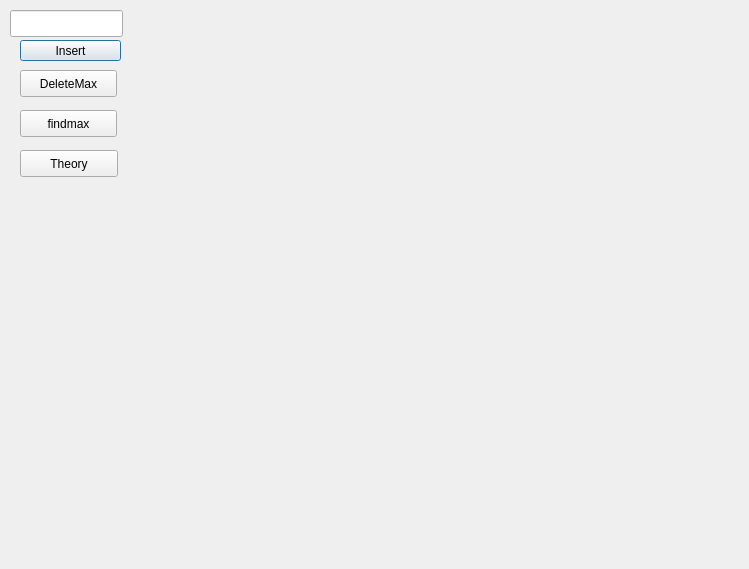
<?xml version="1.0" encoding="UTF-8"?>
<ui version="4.0">
 <class>heapDialog</class>
 <widget class="QDialog" name="heapDialog">
  <property name="geometry">
   <rect>
    <x>0</x>
    <y>0</y>
    <width>749</width>
    <height>569</height>
   </rect>
  </property>
  <property name="windowTitle">
   <string>Dialog</string>
  </property>
  <widget class="QPushButton" name="pushButton">
   <property name="geometry">
    <rect>
     <x>20</x>
     <y>40</y>
     <width>101</width>
     <height>21</height>
    </rect>
   </property>
   <property name="text">
    <string>Insert</string>
   </property>
  </widget>
  <widget class="QPushButton" name="pushButton_2">
   <property name="geometry">
    <rect>
     <x>20</x>
     <y>70</y>
     <width>97</width>
     <height>27</height>
    </rect>
   </property>
   <property name="text">
    <string>DeleteMax</string>
   </property>
  </widget>
  <widget class="QLabel" name="maxoutput">
   <property name="geometry">
    <rect>
     <x>0</x>
     <y>310</y>
     <width>251</width>
     <height>41</height>
    </rect>
   </property>
   <property name="text">
    <string/>
   </property>
  </widget>
  <widget class="QLineEdit" name="lineEdit">
   <property name="geometry">
    <rect>
     <x>10</x>
     <y>10</y>
     <width>113</width>
     <height>27</height>
    </rect>
   </property>
  </widget>
  <widget class="QPushButton" name="findmax">
   <property name="geometry">
    <rect>
     <x>20</x>
     <y>110</y>
     <width>97</width>
     <height>27</height>
    </rect>
   </property>
   <property name="text">
    <string>findmax</string>
   </property>
  </widget>
  <widget class="QPushButton" name="Theory">
   <property name="geometry">
    <rect>
     <x>20</x>
     <y>150</y>
     <width>98</width>
     <height>27</height>
    </rect>
   </property>
   <property name="text">
    <string>Theory</string>
   </property>
  </widget>
 </widget>
 <resources/>
 <connections/>
</ui>
